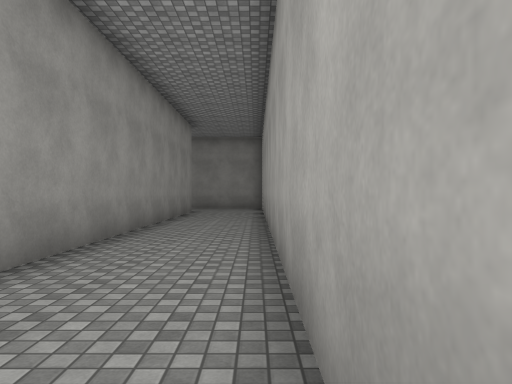
View 1 (above)

21 first-person views from a walk through a scene from a Unity 3-D project. The camera is 1.4 m above the floor, looks level and sees 70° across. The floor is counted in squares, 2 m on a side. Each view is taken from the middle of a square. On the plan, view 1 faces up. The plan holds only what a view shows up to about 11 squares ahead; the rest is blank. The place goes on beyond the plan. The player character is not drawn. Surface patterns are stand-ins for the level's own textures.

View 2
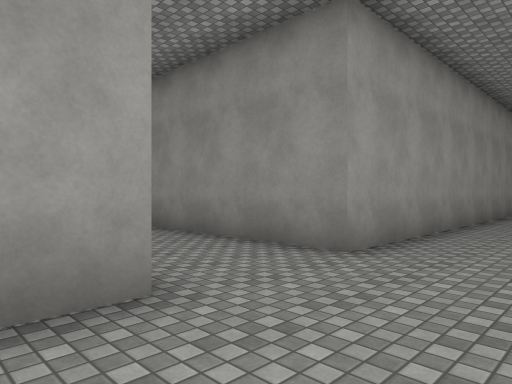

View 3
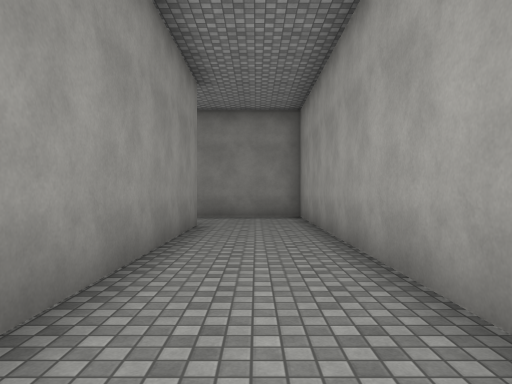

View 4
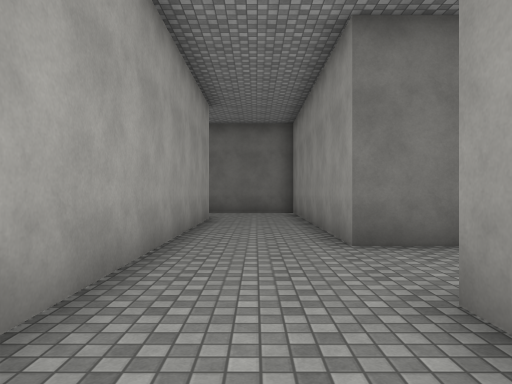

View 5
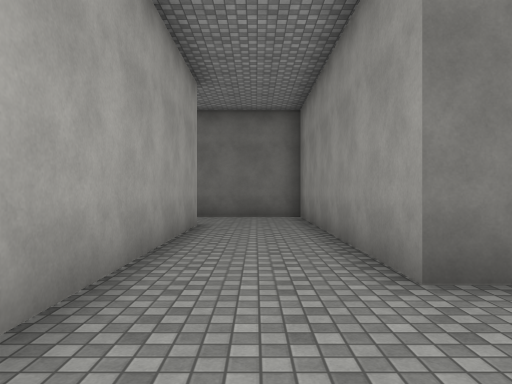

View 6
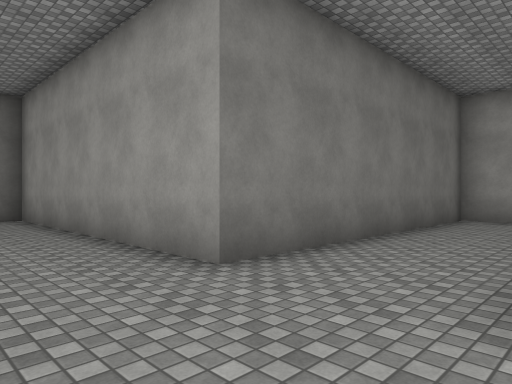

View 7
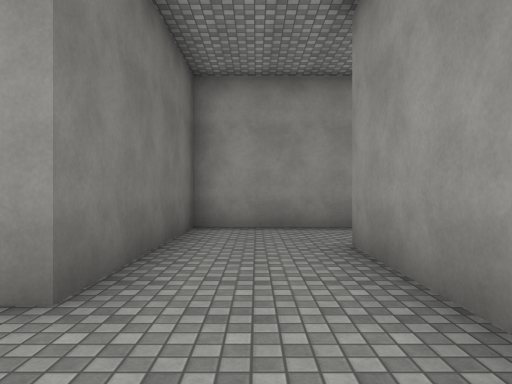

View 8
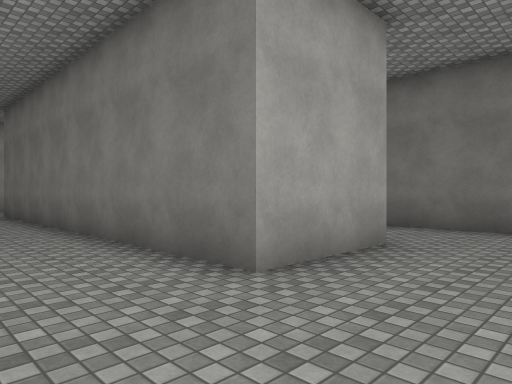

View 9
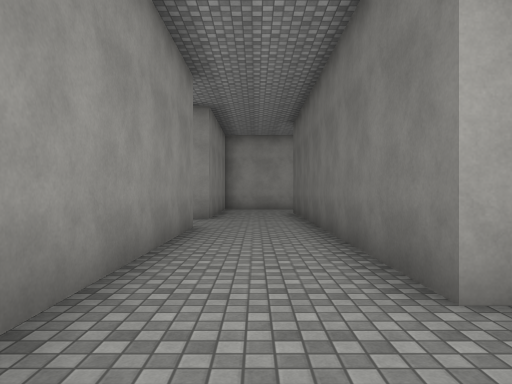

View 10
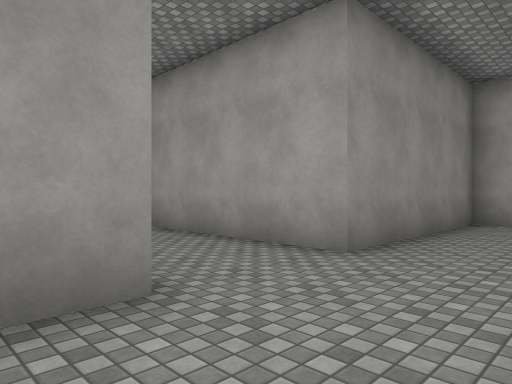

View 11
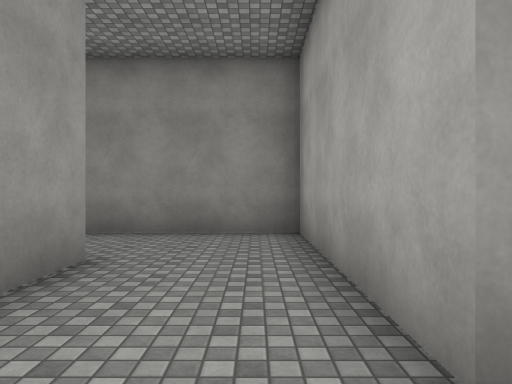

View 12
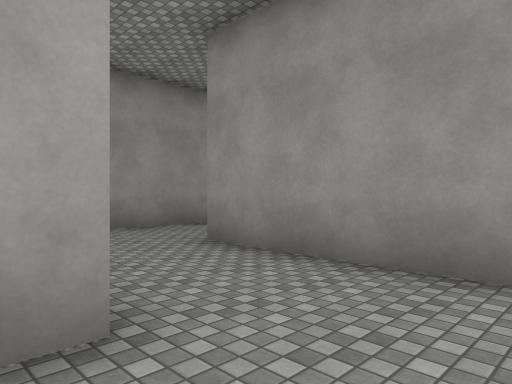

View 13
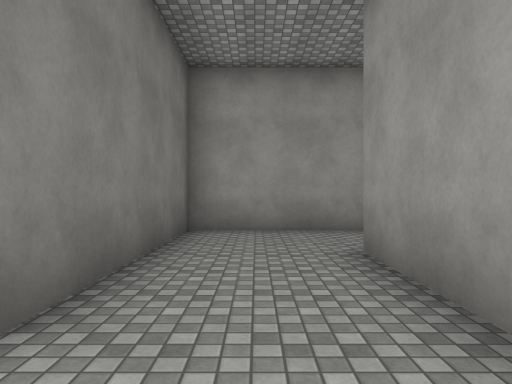

View 14
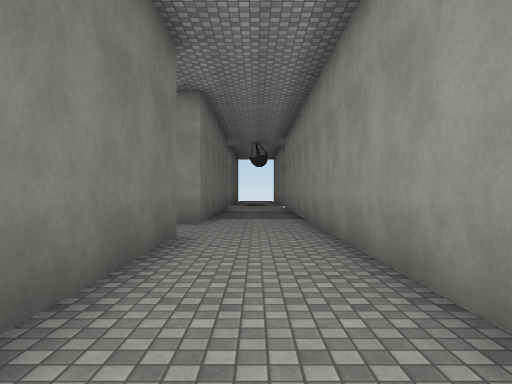

View 15
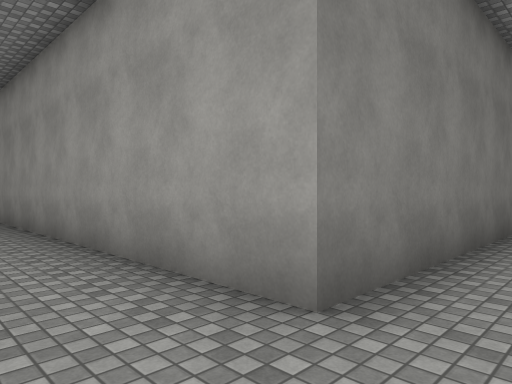

View 16
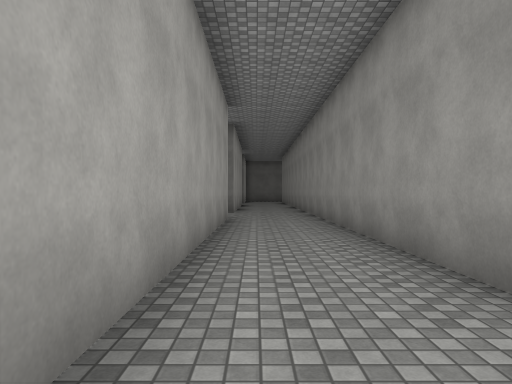

View 17
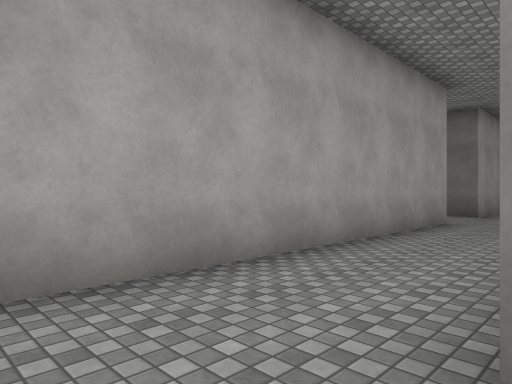

View 18
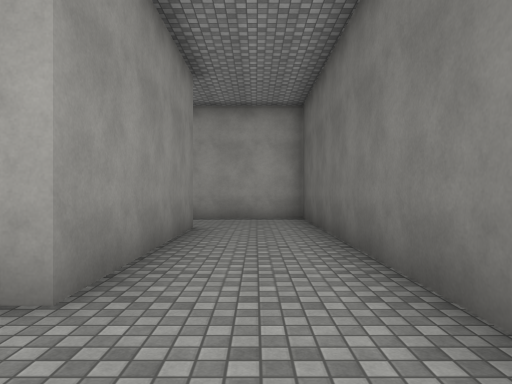

View 19
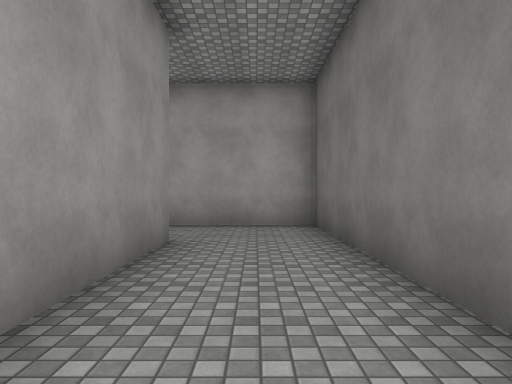

View 20
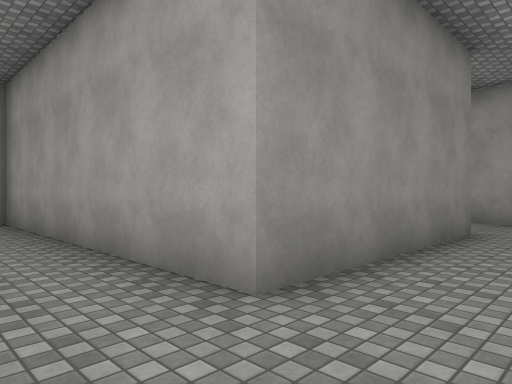

View 21
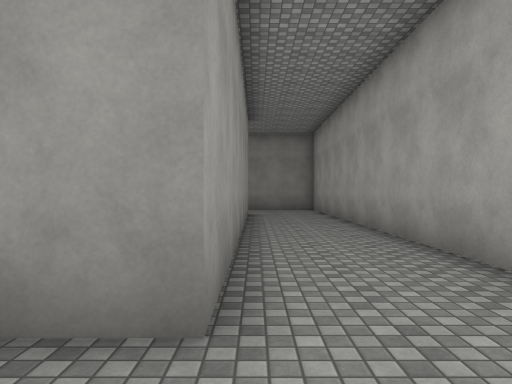

### Floor plan
Points are (right, up) in squares from view 1. A wall is a line through its corners. A room is listed if a view was taken in it or the views show most of it. See-through windows are left out.
Room 1 (views 1, 2, 3, 4, 5, 6, 7, 8, 9, 10, 11, 14, 15, 16, 17, 18, 19, 20, 21)
walls: (7.7, 10.2) (7.7, 20.2); (-9.5, 0.3) (-2.2, 0.3) (-2.2, -7.3) (7.7, -7.3) (7.7, -4.1); (0.2, 20.2) (-9.4, 20.2); (-9.5, 17.7) (-7.3, 17.7) (-7.3, 12.8) (-2.2, 12.8) (-2.2, 2.7) (-7.2, 2.7) (-7.2, 10.2); (5.4, 20.2) (2.8, 20.2); (5.2, -4.8) (0.3, -4.8) (0.3, 15.3) (-4.8, 15.3) (-4.8, 17.7) (5.2, 17.7) (5.2, 10.5)
ways out: opening at (1.5, 21.5) to room 2; opening at (6.5, -3.5); opening at (6.5, 10)
Room 2 (views 12, 13)
walls: (-4.7, 25.5) (-4.7, 22.8) (0.3, 22.8) (0.3, 21.5); (2.8, 20.2) (2.8, 25.3) (-2.3, 25.3)
ways out: opening at (1.5, 21.5) to room 1; opening at (-3.5, 26.5)

Positions as (right, up) in squares from view 1, and headings:
1: (0, 0), facing up
2: (0, -1), facing up-left
3: (-1, 5), facing up
4: (-1, 5), facing down
5: (-1, 3), facing down
6: (0, 3), facing down-left
7: (0, 14), facing left
8: (-7, 20), facing down-right
9: (-7, 19), facing right
10: (-1, 18), facing up-right
11: (2, 19), facing up
12: (2, 22), facing up-left
13: (2, 24), facing left
14: (1, 19), facing left
15: (7, 19), facing down-left
16: (7, 20), facing down
17: (5, 19), facing down-right
18: (-2, -6), facing right
19: (0, -6), facing right
20: (-9, 1), facing up-right
21: (-2, 1), facing up
